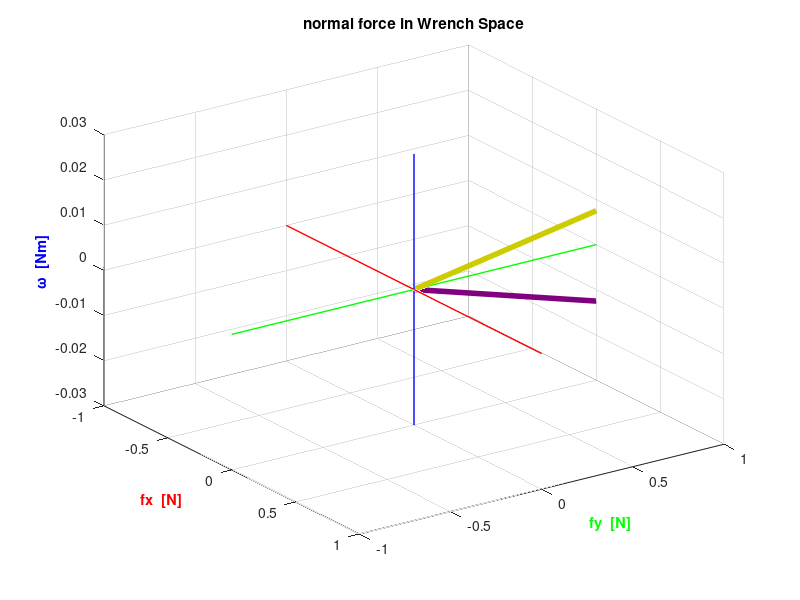

Write the MATLAB code that produced this figure.
% 今週のスライド用のやつ

% 初期化
clear;

% 検索フォルダを追加
addpath('function', '-end');
addpath('.', '-end');
addpath('graph_data', '-end');

% 法線ベクトルの定義

f1 = 1;
f2 = 0;
f3 = 1;

% 法線ベクトルの位置ベクトルの定義
l1 = [0.0075; 0.03; 0.0];
l2 = [0.005; 0.0275; 0.0];
l3 = [-0.0125; 0.03; 0.0];


% グラフ描画開始

figure;

hold on;

grid on;

% グラフタイトル
title('normal force in Wrench Space');

% グラフの視点
view(55, 30);

%ラベルの描画
xlabel('fx  [N]', 'FontSize', 10.5, 'FontWeight', 'bold', 'Color', 'r');
ylabel('fy  [N]', 'FontSize', 10.5, 'FontWeight', 'bold', 'Color', 'g');
zlabel('ω  [Nm]', 'FontSize', 10.5, 'FontWeight', 'bold', 'Color', 'b');

%グラフの範囲を設定
xlim([-1, 1]);
ylim([-1, 1]);
zlim([-0.03, 0.03]);

% 軸線を描画
line([min(xlim) max(xlim)], [0 0], [0 0], 'Color', 'red', 'LineWidth', 1.0);
line([0 0], [min(ylim), max(ylim)], [0 0], 'Color', 'green', 'LineWidth', 1.0);
line([0 0], [0 0], [min(zlim) max(zlim)], 'Color', 'blue', 'LineWidth', 1.0);

%pause(10);

for i = 0:0.01:1

    A = [0 -1 0;
         1 0 1;
         l1(1) l2(2) l3(1)];

    edit_f1 = i * f1;
    edit_f2 = 0;
    edit_f3 = i * f3;

    all_f1 = [edit_f1; 0; 0];
    all_f2 = [0; edit_f2; 0];
    all_f3 = [0; 0; edit_f3];

    ans_f1 = A * all_f1;
    ans_f2 = A * all_f2;
    ans_f3 = A * all_f3;

    wrench1 = [ans_f1(1) ans_f1(2) ans_f1(3)];
    wrench2 = [ans_f2(1) ans_f2(2) ans_f2(3)];
    wrench3 = [ans_f3(1) ans_f3(2) ans_f3(3)];

    wrench = wrench1 + wrench2 + wrench3;

    p1 = plot3([0, wrench1(1)], [0, wrench1(2)], [0, wrench1(3)], 'Color', [0.8, 0.8, 0.0], 'LineWidth', 4.0);
    p3 = plot3([0, wrench3(1)], [0, wrench3(2)], [0, wrench3(3)], 'Color', [0.5, 0.0, 0.5], 'LineWidth', 4.0);
    %p1 = plot3([0, -wrench(1)], [0, -wrench(2)], [0, -wrench(3)], 'Color', 'k', 'LineWidth', 4.0);
    %box1 = annotation('textbox', [0.0, 0.9, 0.1, 0.1], 'String', sprintf('ベクトル 係数 : s = (%.2f)', i), 'FitBoxToText', 'on', 'Color', [0.0, 0.0, 0.0], 'EdgeColor', 'none', 'FontSize', 12);
    %box2 = annotation('textbox', [0.0, 0.9, 0.1, 0.1], 'String', sprintf('ベクトル 係数 : s = (%.2f)', i), 'FitBoxToText', 'on', 'Color', [0.0, 0.0, 0.0], 'EdgeColor', 'none', 'FontSize', 12);

    %box2 = annotation('textbox', [0.0, 0.85, 0.1, 0.1], 'String', sprintf('f = %.2f', wrench1(2)), 'FitBoxToText', 'on', 'Color', 'k', 'EdgeColor', 'none', 'FontSize', 12);

    pause(0.1);

    if(i == 1)
        disp('');
    else
        %delete(box1);
        delete(p1);
        delete(p3);
        %delete(box2);
    end

end

hold off;